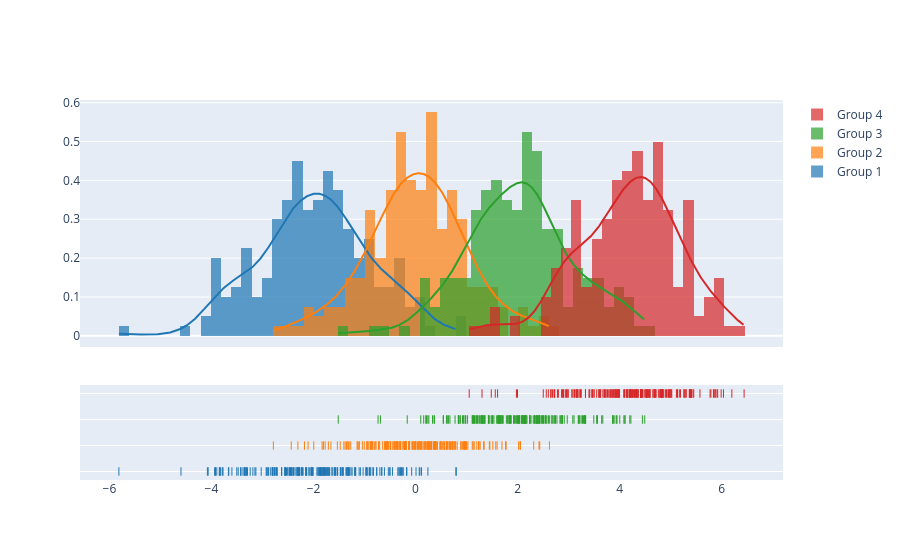

Notebook code cell kept with this figure:
### Code cell
import plotly.figure_factory as ff

# Add histogram data
x1 = np.random.randn(200) - 2
x2 = np.random.randn(200)
x3 = np.random.randn(200) + 2
x4 = np.random.randn(200) + 4

# Group data together
hist_data = [x1, x2, x3, x4]

group_labels = ['Group 1', 'Group 2', 'Group 3', 'Group 4']

# Create distplot with custom bin_size
fig = ff.create_distplot(hist_data, group_labels, bin_size=.2)
fig.show()

### Figure 1 — Plotly figure (JSON) as saved in the notebook; plotly's stock layout.template omitted (floating-point values rounded to 4 significant figures; data arrays with more than 128 entries replaced by an {"elided": "..."} marker saying what was removed)
{"data": [{"autobinx": false, "histnorm": "probability density", "legendgroup": "Group 1", "marker": {"color": "rgb(31, 119, 180)"}, "name": "Group 1", "opacity": 0.7, "type": "histogram", "x": {"elided": "200 float values"}, "xaxis": "x", "xbins": {"end": 0.7964, "size": 0.2, "start": -5.815}, "yaxis": "y"}, {"autobinx": false, "histnorm": "probability density", "legendgroup": "Group 2", "marker": {"color": "rgb(255, 127, 14)"}, "name": "Group 2", "opacity": 0.7, "type": "histogram", "x": {"elided": "200 float values"}, "xaxis": "x", "xbins": {"end": 2.624, "size": 0.2, "start": -2.787}, "yaxis": "y"}, {"autobinx": false, "histnorm": "probability density", "legendgroup": "Group 3", "marker": {"color": "rgb(44, 160, 44)"}, "name": "Group 3", "opacity": 0.7, "type": "histogram", "x": {"elided": "200 float values"}, "xaxis": "x", "xbins": {"end": 4.492, "size": 0.2, "start": -1.515}, "yaxis": "y"}, {"autobinx": false, "histnorm": "probability density", "legendgroup": "Group 4", "marker": {"color": "rgb(214, 39, 40)"}, "name": "Group 4", "opacity": 0.7, "type": "histogram", "x": {"elided": "200 float values"}, "xaxis": "x", "xbins": {"end": 6.439, "size": 0.2, "start": 1.052}, "yaxis": "y"}, {"legendgroup": "Group 1", "marker": {"color": "rgb(31, 119, 180)"}, "mode": "lines", "name": "Group 1", "showlegend": false, "type": "scatter", "x": {"elided": "500 float values"}, "xaxis": "x", "y": {"elided": "500 float values"}, "yaxis": "y"}, {"legendgroup": "Group 2", "marker": {"color": "rgb(255, 127, 14)"}, "mode": "lines", "name": "Group 2", "showlegend": false, "type": "scatter", "x": {"elided": "500 float values"}, "xaxis": "x", "y": {"elided": "500 float values"}, "yaxis": "y"}, {"legendgroup": "Group 3", "marker": {"color": "rgb(44, 160, 44)"}, "mode": "lines", "name": "Group 3", "showlegend": false, "type": "scatter", "x": {"elided": "500 float values"}, "xaxis": "x", "y": {"elided": "500 float values"}, "yaxis": "y"}, {"legendgroup": "Group 4", "marker": {"color": "rgb(214, 39, 40)"}, "mode": "lines", "name": "Group 4", "showlegend": false, "type": "scatter", "x": {"elided": "500 float values"}, "xaxis": "x", "y": {"elided": "500 float values"}, "yaxis": "y"}, {"legendgroup": "Group 1", "marker": {"color": "rgb(31, 119, 180)", "symbol": "line-ns-open"}, "mode": "markers", "name": "Group 1", "showlegend": false, "type": "scatter", "x": {"elided": "200 float values"}, "xaxis": "x", "y": {"elided": "200 str values"}, "yaxis": "y2"}, {"legendgroup": "Group 2", "marker": {"color": "rgb(255, 127, 14)", "symbol": "line-ns-open"}, "mode": "markers", "name": "Group 2", "showlegend": false, "type": "scatter", "x": {"elided": "200 float values"}, "xaxis": "x", "y": {"elided": "200 str values"}, "yaxis": "y2"}, {"legendgroup": "Group 3", "marker": {"color": "rgb(44, 160, 44)", "symbol": "line-ns-open"}, "mode": "markers", "name": "Group 3", "showlegend": false, "type": "scatter", "x": {"elided": "200 float values"}, "xaxis": "x", "y": {"elided": "200 str values"}, "yaxis": "y2"}, {"legendgroup": "Group 4", "marker": {"color": "rgb(214, 39, 40)", "symbol": "line-ns-open"}, "mode": "markers", "name": "Group 4", "showlegend": false, "type": "scatter", "x": {"elided": "200 float values"}, "xaxis": "x", "y": {"elided": "200 str values"}, "yaxis": "y2"}], "layout": {"barmode": "overlay", "hovermode": "closest", "legend": {"traceorder": "reversed"}, "xaxis": {"anchor": "y2", "domain": [0.0, 1.0], "zeroline": false}, "yaxis": {"anchor": "free", "domain": [0.35, 1], "position": 0.0}, "yaxis2": {"anchor": "x", "domain": [0, 0.25], "dtick": 1, "showticklabels": false}}}
